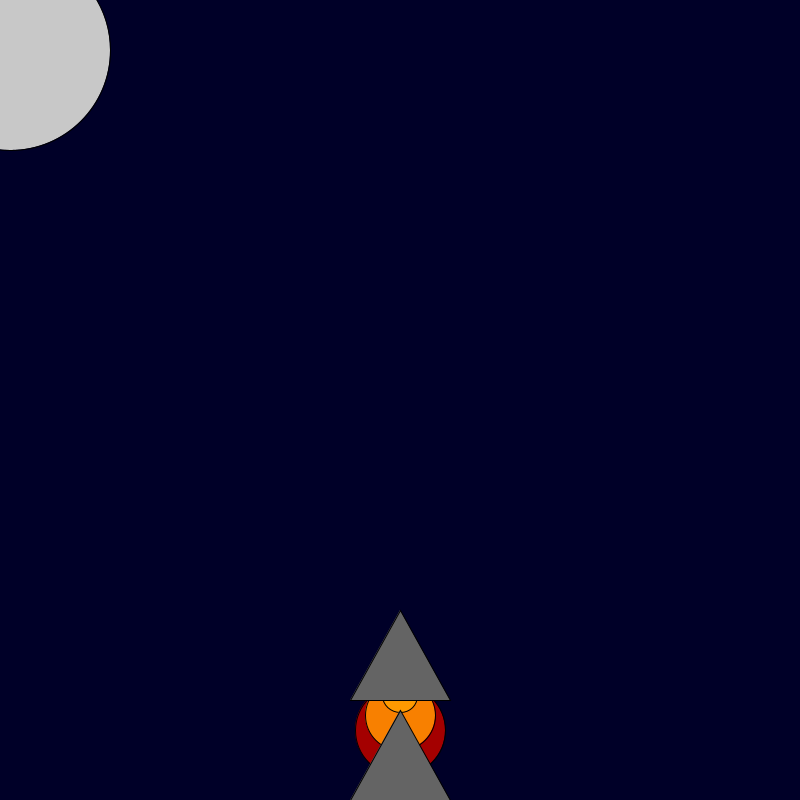
Frame 1 (no input)
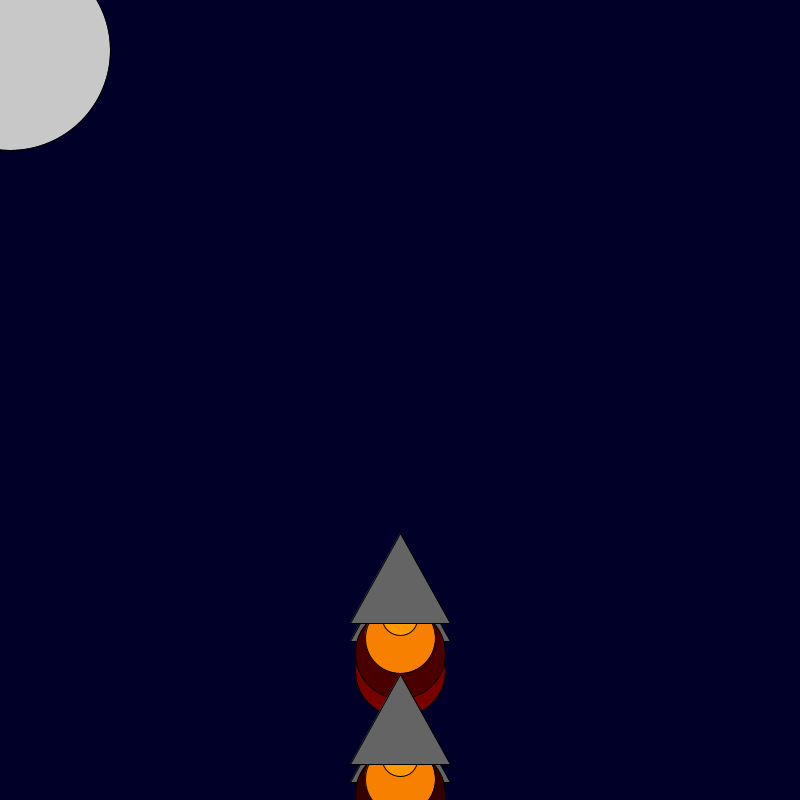
Frame 60 (the mouse pressed at the canvas centre just before this capture)
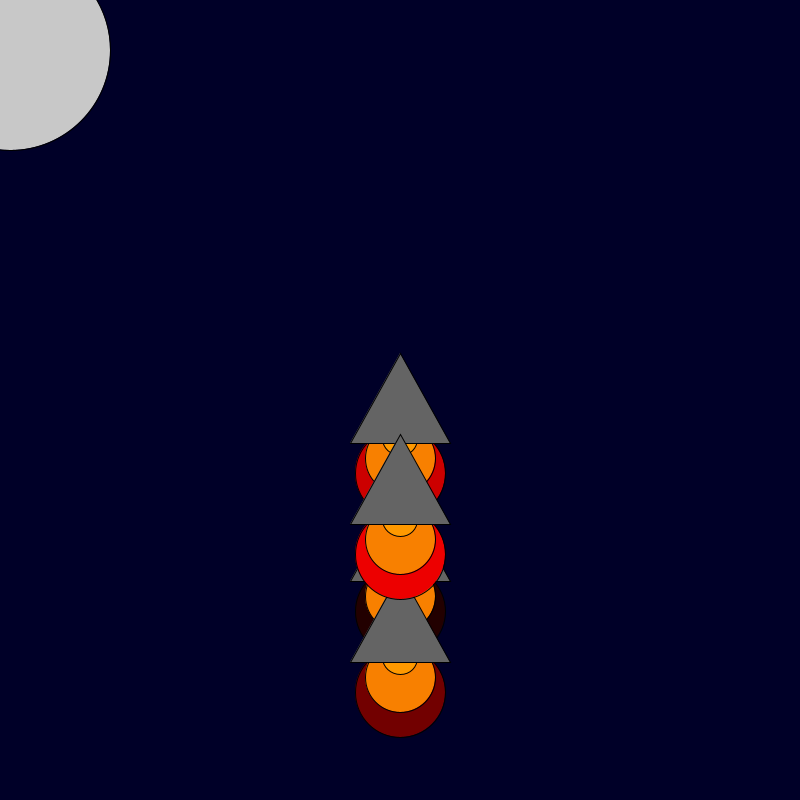
Frame 120 (the mouse held since frame 60 and released just before this capture)

The Processing sketch that drew these frames (run headless with seeded random() and noise(); from frame 60 on, the mouse is pressed at the canvas centre):

// Processing sketch: rocket_ship
// ── rocket_ship.pde
int x = 400; 
int y = 600;
int X = 400;
int Y = 800;
int a = 400; 
int b = 700;
int c = 400; 
int d = 900;
void setup() {

    background(0, 0, 40); size(800, 800);

}

void draw() {
background(0, 0, 40); size(800, 800);
fill(200,200,200);
ellipse(10,50,200,200);
    fill(random(255), 0, 0);
    ellipse(x, y+ 130, 90, 90);
    fill(248, 128, 0);
    ellipse(x, y + 115, 70, 70);
    fill(255, 153, 0);
    ellipse(x, y + 95, 35, 35);
    fill(100, 100, 100);
    triangle(x, y + 10, x + 50, y + 100, x - 50, y + 100);
        fill(random(255), 0, 0);
    ellipse(X, Y+ 130, 90, 90);
    fill(248, 128, 0);
    ellipse(X, Y + 115, 70, 70);
    fill(255, 153, 0);
    ellipse(X, Y + 95, 35, 35);
    fill(100, 100, 100);
    triangle(X, Y + 10, X + 50, Y + 100, X - 50, Y + 100);
    
    fill(random(255), 0, 0);
    ellipse(a, b+ 130, 90, 90);
    fill(248, 128, 0);
    ellipse(a, b + 115, 70, 70);
    fill(255, 153, 0);
    ellipse(a, b + 95, 35, 35);
    fill(100, 100, 100);
    triangle(a, b + 10, a + 50, b + 100, a - 50, b + 100);
        fill(random(255), 0, 0);
    ellipse(c, d+ 130, 90, 90);
    fill(248, 128, 0);
    ellipse(c, d + 115, 70, 70);
    fill(255, 153, 0);
    ellipse(c, d+ 95, 35, 35);
    fill(100, 100, 100);
    triangle(c, d + 10, c + 50, d + 100, c - 50, d + 100);
    y = y-1;
    Y=Y-2;
    b=b-3;
    d=d-4;
if (y<0){
  y = 600;
  
}
if (Y<0){
  Y = 600;
  
}
if (b<0){
  b= 600;
  
}
if (d<0){
  d = 600;
  
}
}
